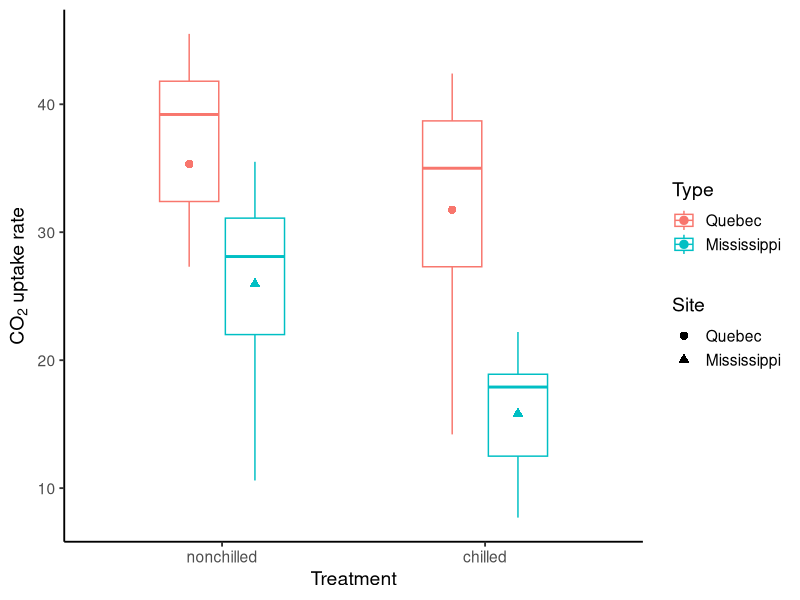
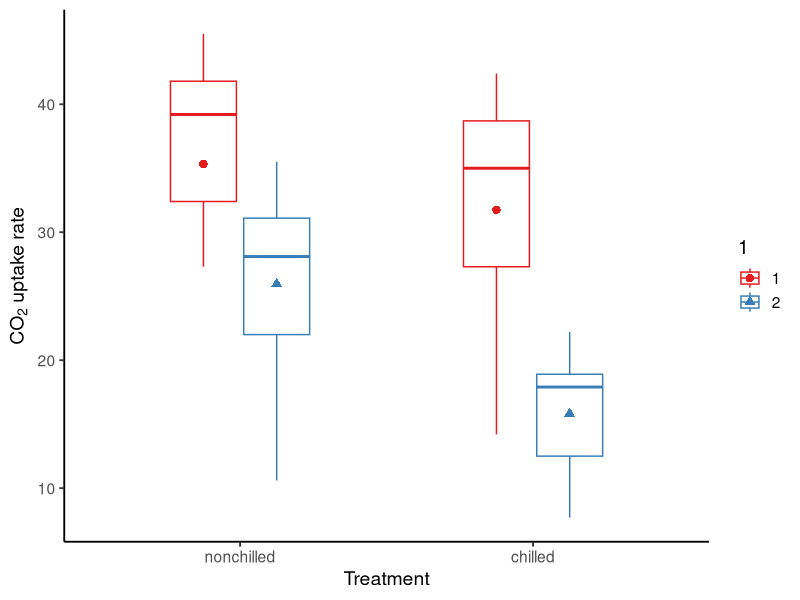
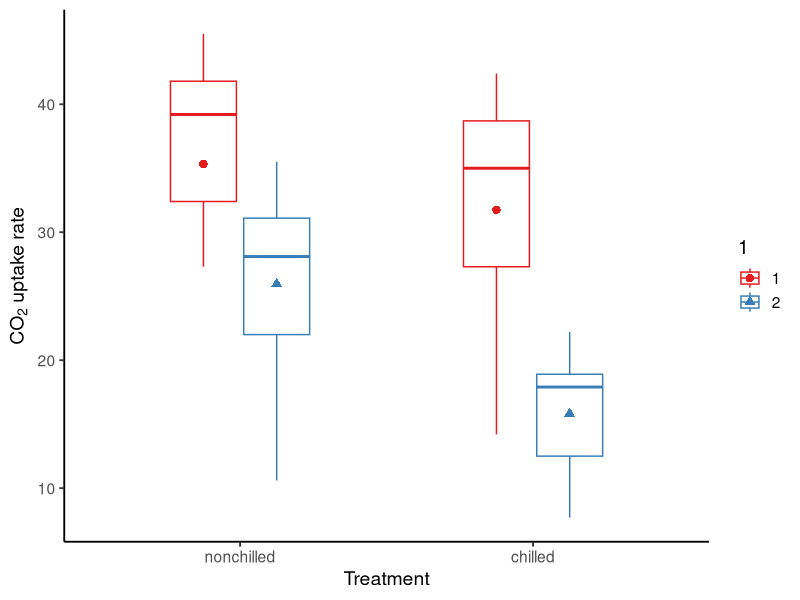

The R source for these figures, in order:
## ---- chunk 1
knitr::opts_chunk$set(message = F, 
                      error = F, 
                      warning = F,
                      fig.align = "center")

## ---- chunk 2
library(tidyverse)

CO2_mean <- CO2 %>% group_by(Treatment, Type) %>% 
  summarise(uptake_mean = mean(uptake)) %>%
  rename(Site = Type)

ggplot() + 
  geom_boxplot(data = CO2, aes(x = Treatment, y = uptake, color = Type), width = 0.5, outlier.color = NA) + 
  geom_point(data = CO2_mean, aes(x = Treatment, y = uptake_mean, color = Site, shape = Site), size = 2.5, position = position_dodge(width = 0.5)) + 
  labs(x = "Treatment", y = expression(paste(CO[2], " uptake rate"))) + 
  theme_classic(base_size = 14)
  

## ---- chunk 3

ggplot() + 
  geom_boxplot(data = CO2, aes(x = Treatment, y = uptake, color = Type), width = 0.5, outlier.color = NA) + 
  geom_point(data = CO2_mean, aes(x = Treatment, y = uptake_mean, color = Site, shape = Site), size = 2.5, position = position_dodge(width = 0.5)) + 
  labs(x = "Treatment", y = expression(paste(CO[2], " uptake rate"))) + 
  theme_classic(base_size = 14) + 
  scale_color_brewer(name = "1", palette = "Set1", labels = c(1, 2)) + 
  scale_shape_manual(name = "1", values = c(16, 17), labels = c(1, 2))


## ---- chunk 4
ggplot() + 
  geom_boxplot(data = CO2, aes(x = Treatment, y = uptake, color = Type), width = 0.5, outlier.color = NA) + 
  geom_point(data = CO2_mean, aes(x = Treatment, y = uptake_mean, color = Site, shape = Site), size = 2.5, position = position_dodge(width = 0.5)) + 
  labs(x = "Treatment", y = expression(paste(CO[2], " uptake rate"))) + 
  theme_classic(base_size = 14) + 
  scale_color_brewer(name = "1", palette = "Set1", labels = c(1, 2)) + 
  guides(shape = "none", color = guide_legend(override.aes = list(shape = c(16, 17))))

